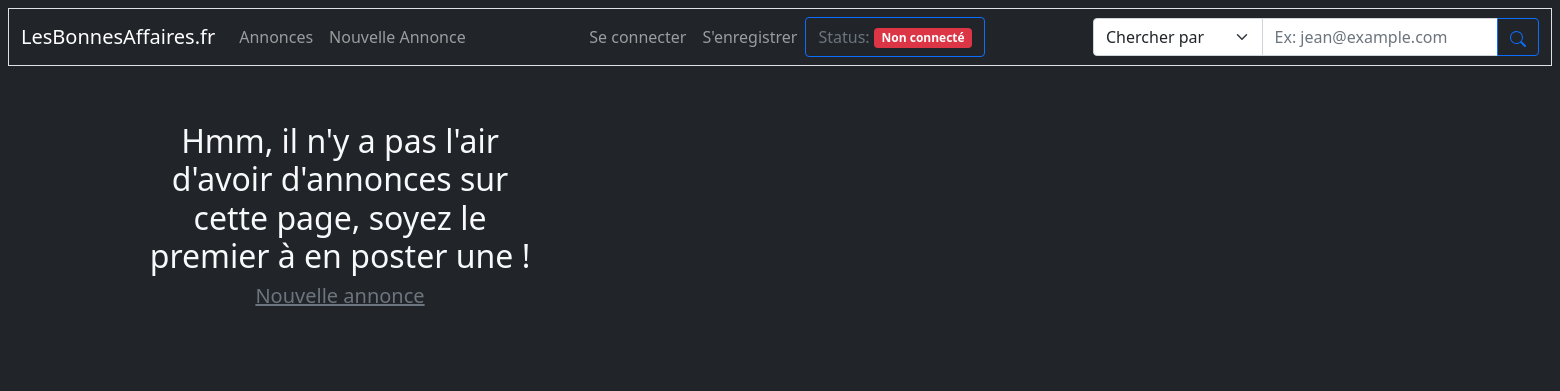
The app's page /annonce/3, older data.
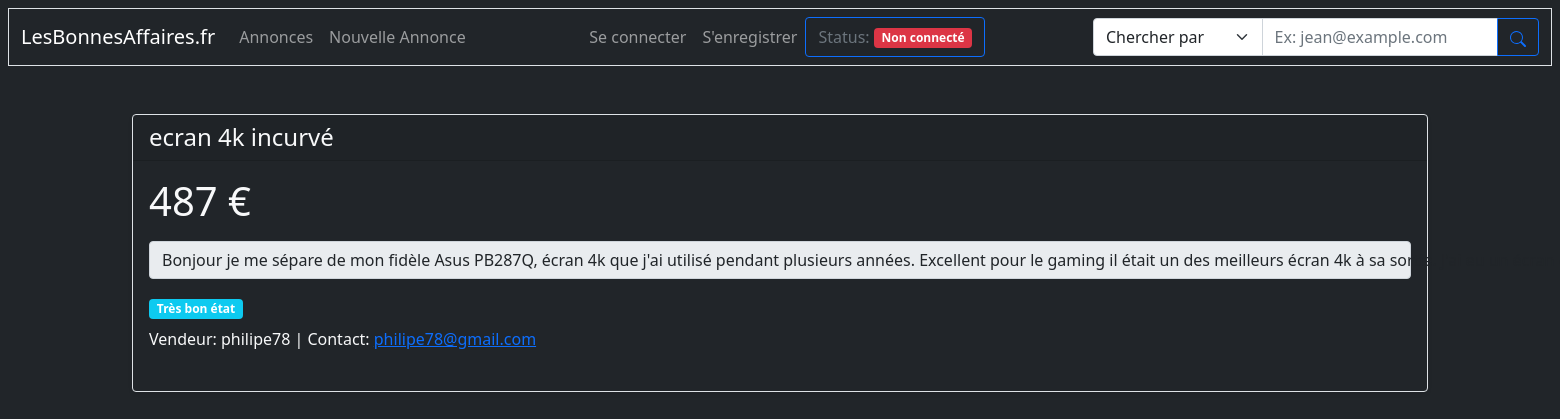
The same page, newer data.
### app.py (models this page shows, shortened)
class Post(db.Model):
    id              = db.Column(db.Integer, primary_key = True)
    title           = db.Column(db.Text, nullable = False)
    description     = db.Column(db.Text, nullable = False)
    mail            = db.Column(db.Text, nullable = False)
    price           = db.Column(db.Text, nullable = False)
    username        = db.Column(db.Text, nullable = False)
    asset_condition = db.Column(db.Text, nullable = False)
    date            = db.Column(db.DateTime, nullable = False, default = datetime.utcnow)

### app.py (the view)
@app.route('/annonce/<int:id>')
def annonce(id):
    annonce = Post.query.filter_by(id=id).first()
    return render_template('index.html', requestAnnonce=annonce, user=current_user)

### templates/index.html (shortened to what this page needs)
{% extends 'base.html' %}
{% block body %}
{% if requestAnnonce %}
<div class="container mt-5">
  <div class="card mb-4 shadow-sm border border-1 bg-dark text-light">
    <div class="card-header">
      <h4 class="my-0 fw-normal">{{ requestAnnonce.title }}</h4>
    </div>
    <div class="card-body">
      <h1 class="card-title pricing-card-title">{{ requestAnnonce.price }} €<small class="text-muted"></small></h1>
      <ul class="list-unstyled mt-3 mb-4">
        <span class="input-group-text">{{ requestAnnonce.description }}</span>
        <div class="mt-3 mb-2">
          {% if requestAnnonce.asset_condition == '5' %}
          <span class="badge bg-primary">Neuf</span>
          {% elif requestAnnonce.asset_condition == '4' %}
          <span class="badge bg-info">Très bon état</span>
          {% elif requestAnnonce.asset_condition == '3' %}
          <span class="badge bg-success">Bon état</span>
          {% elif requestAnnonce.asset_condition == '2' %}
          <span class="badge bg-warning">Assez bon état</span>
          {% elif requestAnnonce.asset_condition == '1' %}
          <span class="badge bg-danger">Etat médiocre</span>
          {% endif %}
        </div>
        <p>Vendeur: {{ requestAnnonce.username }} | Contact: <a href="mailto:{{ requestAnnonce.mail }}">{{
            requestAnnonce.mail }}</a></p>
      </ul>
    </div>
  </div>
</div>
{% else %}
<div class="album py-5 bg-dark">
  <div class="container">
    <div class="row row-cols-1 row-cols-sm-2 row-cols-md-3">
      {% if annonces %}
      {% for annonce in annonces %}
      <div class="col">
        <div class="card bg-dark text-light border border-1 rounded-1">
          <img src="/static/images/annonces/img_annonce_{{ annonce.id }}.jpg" width="414" height="232"
            class="card-img-top" alt="Image pour: {{ annonce.title }}">
          <div class="card-body">
            <h5 class="card-title">{{ annonce.title }}</h5>
            <p class="card-text">{{ annonce.price }}€</p>
            <div class="mt-3 mb-2">
              {% if annonce.asset_condition == '5' %}
              <span class="badge bg-primary">Neuf</span>
              {% elif annonce.asset_condition == '4' %}
              <span class="badge bg-info">Très bon état</span>
              {% elif annonce.asset_condition == '3' %}
              <span class="badge bg-success">Bon état</span>
              {% elif annonce.asset_condition == '2' %}
              <span class="badge bg-warning">Assez bon état</span>
              {% elif annonce.asset_condition == '1' %}
              <span class="badge bg-danger">Etat médiocre</span>
              {% endif %}
            </div>
            <p class="card-text">Vendeur: {{ annonce.username }}</p>
            <p class="card-text text-muted fst-italic">{{ annonce.date.replace(microsecond=0) }}</p>
            <a href="/annonce/{{ annonce.id }}" class="btn btn-primary">Plus d'informations</a>
            <br>
            {% if user.is_authenticated %}
            {% if user.username.lower() == annonce.username.lower() %}
            <span class="border rounded-bottom bg-dark p-2 mt-3 position-absolute end-0">Votre annonce</span>
            {% endif %}
            {% endif %}
          </div>
        </div>
      </div>
      {% endfor %}
    </div>
  </div>
</div>
{% else %}
<div class="" style="text-align: center;">
  <h2 class="text-light">Hmm, il n'y a pas l'air d'avoir d'annonces sur cette page, soyez le premier à en poster une !
  </h2>
  <h5><a href="/annonce/new" class="text-muted">Nouvelle annonce</a></h5>
</div>
{% endif %}
{% endif %}
{% endblock %}

### templates/base.html (shortened to what this page needs)
<!DOCTYPE html>
<html lang="en">
<head>
    <link href="https://cdn.jsdelivr.net/npm/bootstrap@5.0.0-beta2/dist/css/bootstrap.min.css" rel="stylesheet"
>
</head>
<body class="bg-dark">
    <div class="border border-1 m-2 sticky-top">
        <nav class="navbar navbar-expand navbar-dark bg-dark" aria-label="">
            <div class="container-fluid">
                <a class="navbar-brand" href="/">LesBonnesAffaires.fr</a>
                <div class="collapse navbar-collapse">
                    <ul class="navbar-nav me-auto">
                        <li class="nav-item">
                            <a class="nav-link" aria-current="page" href="/">Annonces</a>
                        </li>
                        <li class="nav-item">
                            <a class="nav-link" href="/annonce/new">Nouvelle Annonce</a>
                        </li>
                    </ul>
                    <ul class="navbar-nav me-auto">
                        {% if user.is_authenticated == false %}
                        <li class="nav-item">
                            <a class="nav-link" aria-current="page" href="/login">Se connecter</a>
                        </li>
                        <li class="nav-item">
                            <a class="nav-link" href="/register">S'enregistrer</a>
                        </li>
                        <button type="button" class="text-muted btn btn-outline-primary">
                            Status: <span class="badge bg-danger" id="badgeDisconnected">Non connecté</span>
                        </button>
                        {% endif %}
                    </ul>
                    <form action="/annonce/search" method="POST">
                        <div class="input-group">
                            <select name="what_to_search" class="form-select col" id="inputGroupSelect01"
                                style="width: 35%;">
                                <option selected>Chercher par</option>
                            </select>
                            <input name="search" class="form-control col " type="text"
                                placeholder="Ex: jean@example.com" aria-label="Chercher" style="width: 50%;" />
                            <button type="submit" class="btn btn-outline-primary col">
                            </button>
                        </div>
                    </form>
                </div>
            </div>
        </nav>
    </div>
    <div>
        {% block body %} {% endblock %}
    </div>
</body>
</html>

Row changes from the older to the newer data that the page shows:
added Post: title "ecran 4k incurvé", price "487", description "Bonjour je me sépare de mon fidèle Asus PB287Q, écran 4k que j'ai utilisé pendant plusieurs années. Excellent pour le gaming il était un des meilleurs écran 4k à sa sortie. J'ai eu un écran…", username "philipe78", mail "philipe78@gmail.com"
Text that changed along with them:
text no longer shown: "Hmm, il n'y a pas l'air d'avoir d'annonces sur cette page, soyez le premier à en poster une ! Nouvelle annonce"
text now shown: "€ Très bon état Vendeur: | Contact:"
